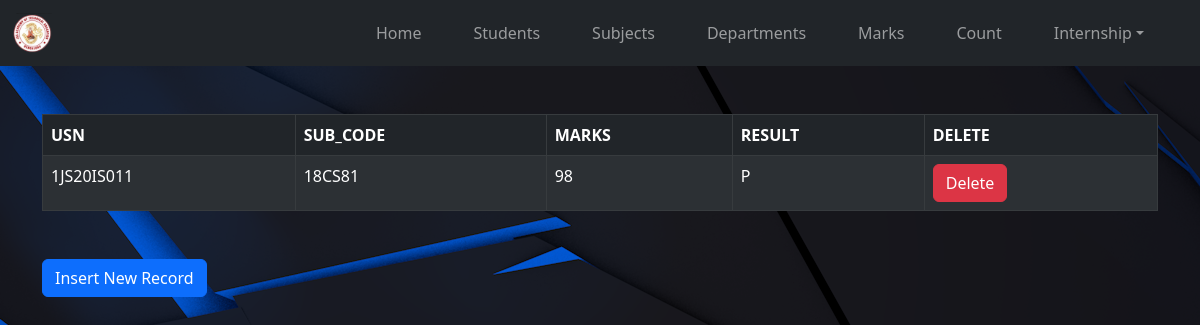
The page /marks on the database its author committed.
### tables this page shows
CREATE TABLE marks(USN VARCHAR(15),SUBCODE VARCHAR(10),MARKS INTEGER(3),RESULT CHAR(6),FOREIGN KEY (USN) REFERENCES STUDENTS(USN),FOREIGN KEY (SUBCODE) REFERENCES SUBJECTS(SUBCODE),PRIMARY KEY(USN,SUBCODE));

### main.py (the view)
@app.route('/marks', methods=['GET', 'POST'])
def marks():
    return render_template('marks.html', data=db_obj.get_marks(), headings=db_obj.get_headings('marks'), msg=msg)

### sql.py (called while the page is built)
    def get_headings(self, table_name):
        return self.table_headings[table_name]

    def get_marks(self):
        return self.curr.execute("SELECT * FROM marks").fetchall()

### templates/marks.html (shortened to what this page needs)
{% extends 'base.html' %}
{% block body %}
<div class="container my-5">
    {% if data %}
    <table class="table table-dark table-hover table-bordered table-striped">
        <thead>
            <tr>
                {% for heading in headings %}
                <th>{{ heading }}</th>
                {% endfor %}
                <th>DELETE</th>
            </tr>
        </thead>
        <tbody>
        {% for row in data %}
        <tr>
            {% for item in row %}
            <td>{{ item }}</td>
            {% endfor %}
            <td>
                <form method="POST" action="/marks/{{ row[0] }} {{ row[1] }}">
                    <button type="submit" class="btn btn-danger">Delete</button>
                </form>
            </td>
        </tr>
        {% endfor %}
        </tbody>
    </table>
    {% elif not del_msg and not del_fail %}
        <div class="alert alert-warning">{{ msg }}</div>
    {% endif %}
</div>
<div class="container my-5">
    <a href="/marksForm" class="btn btn-primary">Insert New Record</a>
</div>
{% endblock body %}

### rows shown on the page
marks: USN "1JS20IS011", SUBCODE "18CS81", row "98" "P"

### other values the page prints
{{ heading }} "USN" "SUB_CODE" "MARKS" "RESULT"
